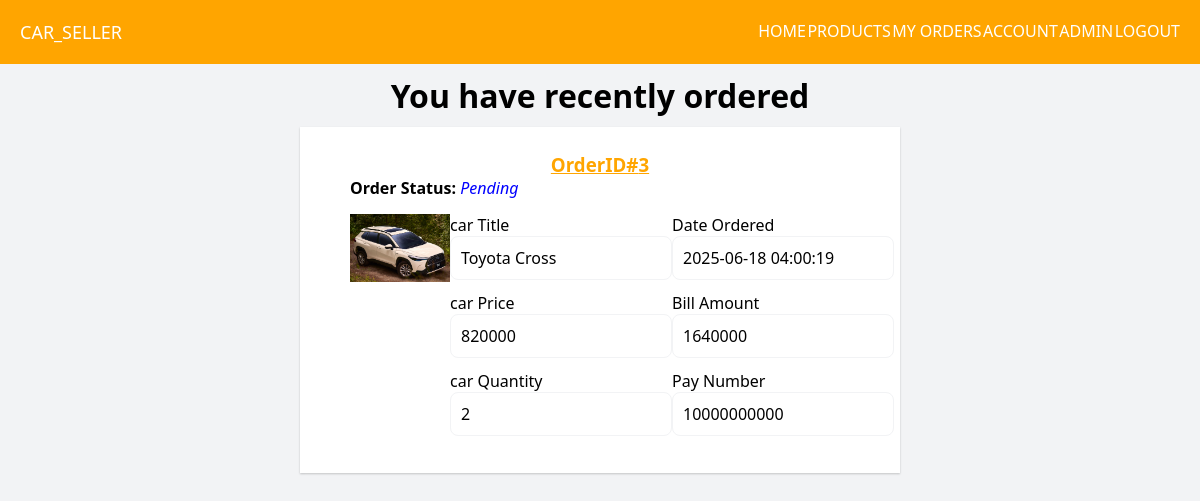
The page /menu/customer_orders (signed in) on the database its author committed.
### tables this page shows
CREATE TABLE Ordered (
        Order_Id        INTEGER PRIMARY KEY AUTOINCREMENT,
        customer_id	    int NOT NULL,
        car_no	        int NOT NULL,
        pay_id	        int NOT NULL,
        ordered_date	TIMESTAMP DEFAULT CURRENT_TIMESTAMP,
        quantity	    int DEFAULT 0,
        pay_amount	    int NOT NULL CHECK("pay_amount" > 0),
        order_status    VARCHAR(10) default 'Pending' CHECK(order_status='Pending' OR order_status='Delivered'),    
        FOREIGN KEY(pay_id) REFERENCES Payment(pay_id) on delete set NULL,
        FOREIGN KEY(car_no) REFERENCES car(car_no) on delete cascade,
        FOREIGN KEY(customer_id) REFERENCES CUSTOMERS(customer_id) on delete cascade
    );

CREATE TABLE car
    (
        car_no          INTEGER PRIMARY KEY AUTOINCREMENT ,
        car_image       VARCHAR(300) ,
        car_price       int,
        car_title       VARCHAR (100) ,
        car_description VARCHAR (500) ,
        admin_id         int NOT NULL,
        FOREIGN KEY (ADMIN_ID) REFERENCES ADMIN(ADMIN_ID)
    );

CREATE TABLE PAYMENT
    (
        pay_id                INTEGER PRIMARY KEY AUTOINCREMENT,
        pay_number            VARCHAR (15),
        customer_id           INT NOT NULL,
        FOREIGN KEY(customer_id) REFERENCES CUSTOMERS(customer_id) on delete cascade
    );

### app.py (the view)
@app.route('/menu/customer_orders')
def orderDetails(flag=None):
    if "Useremail" and "Userpassword" in session:
        useremail = session["Useremail"]
        userpassword = session["Userpassword"]
        customer = db.returnCustomerAccordingToSession(useremail, userpassword)
        customer = customer.fetchone()
        customerId = customer[0]
        orderDetails = db.returnOrderDetailsOfCustomerWithJoins(customerId)
        orderDetails = orderDetails.fetchall()
        getFlag = flag
        return render_template('orderDetails.html', orderDetails=orderDetails, getFlag=getFlag)
    return redirect(url_for('login'))

### database.py (called while the page is built)
    @staticmethod
    def returnCustomerAccordingToSession(email, password):
        connection = s.connect("carSystem.db")
        cursor = connection.cursor()
        customer = cursor.execute(
            f"SELECT * from Customers where email = '{email}' and password = '{password}'")
        return customer

    @staticmethod
    def returnOrderDetailsOfCustomerWithJoins(customerId):
        connection = s.connect("carSystem.db")
        cursor = connection.cursor()
        orderDetails = cursor.execute(f'''
        SELECT ORDERED.Order_ID, car.car_title, car.car_price, car.car_image, ORDERED.ordered_date,
        ORDERED.quantity, ORDERED.pay_amount, Payment.pay_number, ORDERED.order_status FROM ORDERED
        INNER JOIN CUSTOMERS
        ON ORDERED.customer_id = CUSTOMERS.customer_id
        INNER JOIN PAYMENT
        ON ORDERED.pay_id = PAYMENT.pay_id
        INNER JOIN car
        ON ORDERED.car_no = car.car_no
        where CUSTOMERS.customer_id = '{customerId}'
        order by ORDERED.Order_ID DESC
        ''')
        return orderDetails

### templates/orderDetails.html (shortened to what this page needs)
{% extends 'base.html' %}
{% block body %}
{% if orderDetails|length != 0 %}
<h1 style="text-align: center;margin-top: 10px;">You have recently ordered</h1>
    <div class="orderDetails">
        {% for i in range(orderDetails|length) %}
        <div class="detailCard">
            <div class="orderId">OrderID#{{ orderDetails[i][0] }}</div>
            <span style="font-weight: 600;">Order Status: </span>
            <span style="color:blue;font-style: italic;" class="order_status">{{ orderDetails[i][8] }}</span>
            <div class="Singledetail">
                <div class="orderedImg">
                    <img src="/static/images/{{ orderDetails[i][3] }}" alt="">
                </div>
                <div class="carDetail1">
                      <span class="carDetailHeadings">car Title</span>
                      <div class="Ftitle"><p>{{ orderDetails[i][1] }}</p></div>
                      <span class="carDetailHeadings">car Price</span>
                      <div class="Fprice"><p>{{ orderDetails[i][2] }}</p></div>
                      <span class="carDetailHeadings">car Quantity</span>
                      <div class="Fquantity"><p>{{ orderDetails[i][5] }}</p></div>
                </div>
                <div class="orderAndPaymentDetail">
                    <span class="carDetailHeadings">Date Ordered</span>
                    <div class="orderedDate"><p>{{ orderDetails[i][4] }}</p></div>
                    <span class="carDetailHeadings">Bill Amount</span>
                    <div class="orderAmount"><p>{{ orderDetails[i][6] }}</p></div>
                    <span class="carDetailHeadings">Pay Number</span>
                    <div class="payNumber"><p>{{ orderDetails[i][7] }}</p></div>
                </div>
            </div>
        </div>
        {% endfor %}
    </div>
    {% else %}
    <p style="text-align: center;font-size: larger;">You haven't ordered any thing yet.</p>
{% endif %}
{% endblock body %}

### static/css/style.css (style rules this page uses)
* { margin: 0; padding: 0; font-family:system-ui, -apple-system, BlinkMacSystemFont, 'Segoe UI', Roboto, Oxygen, Ubuntu, Cantarell, 'Open Sans', 'Helvetica Neue', sans-serif; }
body { background-color: #F2F3F5; }
.orderDetails { margin-left: 25%; margin-right: 25%; margin-bottom: 20px; }
.detailCard { margin-top: 10px; padding: 25px 50px 25px 50px; box-shadow: 0 1px 2px rgba(0, 0, 0, 0.2); background-color: white; }
.orderId { text-align: center; color: orange; text-decoration: underline; font-size: 1.17em; font-weight: bold; }
.Singledetail { margin-top: 15px; display: flex; justify-content: space-around; }
.Ftitle p, .Fprice p, .Fquantity p, .orderedDate p, .orderAmount p, .payNumber p { width: auto; font-size: medium; padding: 10px; width: 200px; border-radius: max(0px, min(8px, ((100vw - 4px) - 100%) * 9999)) / 8px; border: 1px solid #F2F3F5; margin-bottom: 12px; }
.orderedImg { width: 20%; }
.orderedImg img { width:100px; }

### rows shown on the page
Ordered: Order_Id "3", order_status "Pending", quantity "2", ordered_date "2025-06-18 04:00:19", pay_amount "1640000"
car: car_image (picture), car_title "Toyota Cross", car_price "820000"
PAYMENT: pay_number "10000000000"
